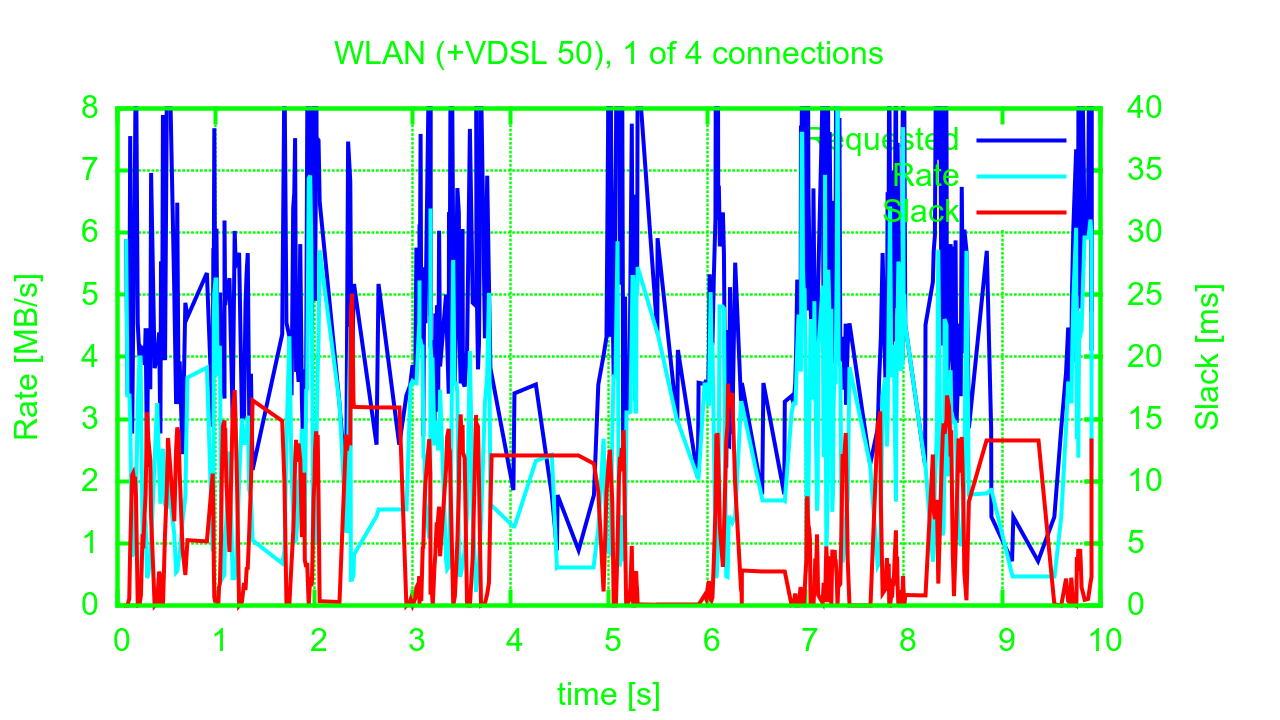

gnuplot code for this plot:
set terminal pngcairo transparent linewidth 4 font ",24" size 1280, 720
set style data lines
set grid lc rgbcolor "green"
set title "WLAN (+VDSL 50), 1 of 4 connections" textcolor rgbcolor "green"
set xtics textcolor rgbcolor "green"
set ytics textcolor rgbcolor "green"
set y2tics textcolor rgbcolor "green"
set xlabel textcolor rgbcolor "green"
set ylabel textcolor rgbcolor "green"
set y2label textcolor rgbcolor "green"
set yrange [0:8]
set y2range [0:40]
set key textcolor rgbcolor "green"
set border 31 lc rgbcolor "green"
#set style line 1 lc rgbcolor "red"
#set style line 2 lc rgbcolor "cyan"
#set style line 3 lc rgbcolor "blue"
set xlabel "time [s]"
set ylabel "Rate [MB/s]"
set y2label "Slack [ms]"
plot \
 "30c3/wlan-4.1.tmg" using 1:4 title "Requested" lc rgbcolor "blue",\
 "30c3/wlan-4.1.tmg" using 1:5 title "Rate" lc rgbcolor "cyan",\
 "30c3/wlan-4.1.tmg" using 1:3 axis x1y2 title "Slack" lc rgbcolor "red"
